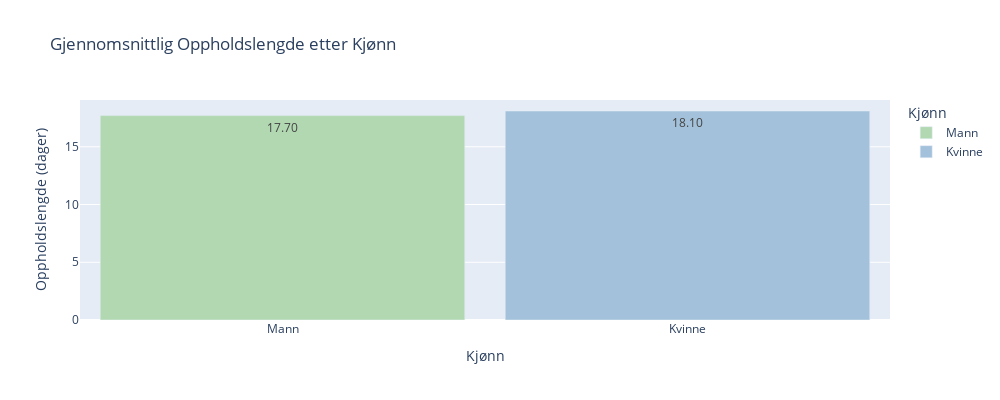

The code cell stored with this chart in its notebook:
### Code cell
#Gjennomsnittlig oppholdslengde etter kjønn.

combined_df = X_train.copy()
combined_df['oppholdslengde'] = y_train

# Beregn gjennomsnittlig oppholdslengde etter kjønn.
opphold_by_gender = combined_df.groupby(['kjønn_female']).agg({'oppholdslengde': 'mean'}).reset_index()
opphold_by_gender['Kjønn'] = opphold_by_gender['kjønn_female'].map({1: 'Kvinne', 0: 'Mann'})
opphold_by_gender['Gjennomsnittlig Oppholdslengde (dager)'] = round(opphold_by_gender['oppholdslengde'], 1)

# Visualiser som en barplot.
fig1 = px.bar(opphold_by_gender, 
              x='Kjønn', 
              y='Gjennomsnittlig Oppholdslengde (dager)',
              title='Gjennomsnittlig Oppholdslengde etter Kjønn',
              labels={'Gjennomsnittlig Oppholdslengde (dager)': 'Oppholdslengde (dager)', 'Kjønn': 'Kjønn'},
              color='Kjønn',
              color_discrete_map={"Kvinne": "#A3C1DA", "Mann": "#B2D8B2"},
              text='Gjennomsnittlig Oppholdslengde (dager)', 
              width=1000, height = 400)


fig1.update_traces(texttemplate='%{text:.2f}', textposition='inside')

fig1.update_layout(bargap=0.1)
fig1.show()

### Figure 1 — Plotly figure (JSON) as saved in the notebook; plotly's stock layout.template omitted (floating-point values rounded to 4 significant figures)
{"data": [{"alignmentgroup": "True", "hovertemplate": "Kjønn=%{x}<br>Oppholdslengde (dager)=%{text}<extra></extra>", "legendgroup": "Mann", "marker": {"color": "#B2D8B2", "pattern": {"shape": ""}}, "name": "Mann", "offsetgroup": "Mann", "orientation": "v", "showlegend": true, "text": [17.7], "textposition": "inside", "texttemplate": "%{text:.2f}", "type": "bar", "x": ["Mann"], "xaxis": "x", "y": [17.7], "yaxis": "y"}, {"alignmentgroup": "True", "hovertemplate": "Kjønn=%{x}<br>Oppholdslengde (dager)=%{text}<extra></extra>", "legendgroup": "Kvinne", "marker": {"color": "#A3C1DA", "pattern": {"shape": ""}}, "name": "Kvinne", "offsetgroup": "Kvinne", "orientation": "v", "showlegend": true, "text": [18.1], "textposition": "inside", "texttemplate": "%{text:.2f}", "type": "bar", "x": ["Kvinne"], "xaxis": "x", "y": [18.1], "yaxis": "y"}], "layout": {"bargap": 0.1, "barmode": "relative", "height": 400, "legend": {"title": {"text": "Kjønn"}, "tracegroupgap": 0}, "title": {"text": "Gjennomsnittlig Oppholdslengde etter Kjønn"}, "width": 1000, "xaxis": {"anchor": "y", "categoryarray": ["Mann", "Kvinne"], "categoryorder": "array", "domain": [0, 1], "title": {"text": "Kjønn"}}, "yaxis": {"anchor": "x", "domain": [0, 1], "title": {"text": "Oppholdslengde (dager)"}}}}
